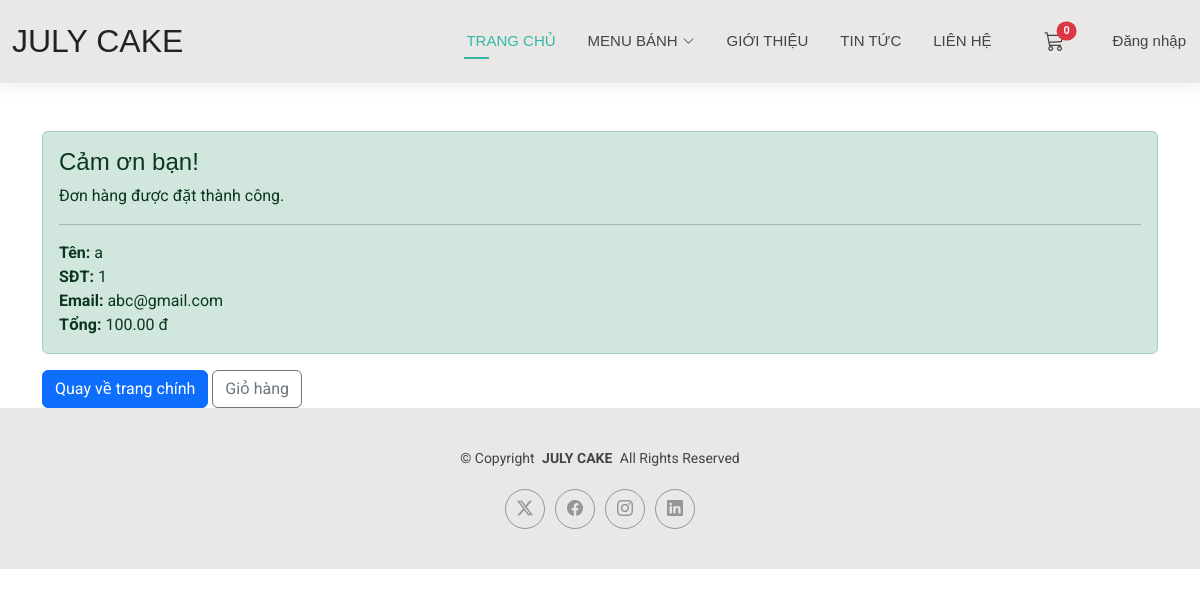
The app's page /payments/success/1/ with its own data.
### payments/models.py (models this page shows, shortened)
class Order(models.Model):
    PAYMENT_CHOICES = [
        ('cod', 'COD'),
        ('vnpay', 'VNPay'),
        ('stripe', 'Stripe'),
        ('paypal', 'PayPal'),
    ]
    user = models.ForeignKey(settings.AUTH_USER_MODEL, null=True, blank=True, on_delete=models.SET_NULL)
    full_name = models.CharField("Người đặt", max_length=255)
    email = models.EmailField("Email", max_length=254, blank=True, null=True)
    phone = models.CharField("Số điện thoại", max_length=50)
    sender_address = models.TextField("Địa chỉ người gửi", blank=True)
    recipient_address = models.TextField("Địa chỉ người nhận")
    note = models.TextField("Ghi chú", blank=True)
    payment_method = models.CharField("Phương thức thanh toán", max_length=50, choices=PAYMENT_CHOICES, default='cod')
    total_amount = models.DecimalField("Tổng tiền", max_digits=12, decimal_places=2, default=Decimal('0.00'))
    created_at = models.DateTimeField("Thời gian tạo", auto_now_add=True)
    paid = models.BooleanField("Đã thanh toán", default=False)
    status = models.CharField("Trạng thái", max_length=50, default='pending')  # pending, processing, shipped, delivered, cancelled
    invoice_token = models.UUIDField(default=uuid.uuid4, editable=False, db_index=True)
    paypal_order_id = models.CharField(max_length=255, blank=True, null=True)
    payment_details = models.JSONField(blank=True, null=True)
    class Meta:
        ordering = ['-created_at']
        verbose_name = "Order"
        verbose_name_plural = "Orders"

### payments/views.py (the view)
# urls.py: path("success/<int:order_id>/", views.checkout_success, name="success"),
def checkout_success(request, order_id):
    order = get_object_or_404(Order, id=order_id)
    if request.user.is_authenticated:
        try:
            cart = Cart.objects.get(user=request.user)
            cart.items.all().delete()
        except Cart.DoesNotExist:
            pass
    elif "cart" in request.session:
        del request.session["cart"]
    return render(request, "payments/checkout_success.html", {"order": order})

### cart/context_processors.py (called while the page is built)
def cart_count(request):
    if getattr(request, 'user', None) and request.user.is_authenticated:
        total = CartItem.objects.filter(cart__user=request.user).aggregate(total=Sum('quantity'))['total'] or 0
    else:
        cart = request.session.get('cart', {})
        try:
            total = sum(int(item.get('quantity', 0) or 0) for item in cart.values())
        except Exception:
            total = 0
    return {'cart_count': int(total)}

### payments/templates/payments/checkout_success.html
{% extends 'base.html' %}
{% load humanize %}
{% block content %}
<div class="container mt-5">
  <div class="alert alert-success">
    <h4 class="alert-heading">Cảm ơn bạn!</h4>
    <p>Đơn hàng được đặt thành công.</p>
    <hr>
    <p class="mb-0">
      <strong>Tên:</strong> {{ order.full_name }}<br>
      <strong>SĐT:</strong> {{ order.phone }}<br>
        <strong>Email: </strong>{{ order.email }}<br>
      <strong>Tổng:</strong> {{ order.total_amount|intcomma }} đ
    </p>
  </div>
  <a href="{% url 'home:index' %}" class="btn btn-primary">Quay về trang chính</a>
  <a href="{% url 'cart:detail' %}" class="btn btn-outline-secondary">Giỏ hàng</a>
</div>
{% endblock %}

### first_project/static/assets/css/main.css (style rules this page uses)
:root { --default-font: "Roboto", system-ui, -apple-system, "Segoe UI", Roboto, "Helvetica Neue", Arial, "Noto Sans", "Liberation Sans", sans-serif, "Apple Color Emoji", "Segoe UI Emoji", "Segoe UI Symbol", "Noto Color Emoji"; --heading-font: "Raleway", sans-serif; --nav-font: "Poppins", sans-serif; }
:root { --background-color: #ffffff; --default-color: #444444; --heading-color: #222222; --accent-color: #34b7a7; --surface-color: #ffffff; --contrast-color: #ffffff; }
:root { --nav-color: #444444; --nav-hover-color: #34b7a7; --nav-mobile-background-color: #ffffff; --nav-dropdown-background-color: #ffffff; --nav-dropdown-color: #444444; --nav-dropdown-hover-color: #34b7a7; }
:root { scroll-behavior: smooth; }
body { color: var(--default-color); background-color: var(--background-color); font-family: var(--default-font); }
a { color: var(--accent-color); text-decoration: none; transition: 0.3s; }
h1, h2, h3, h4, h5, h6 { color: var(--heading-color); font-family: var(--heading-font); }

### records on screen
Order: full_name "a", phone "1", email "abc@gmail.com", total_amount "100.00"
